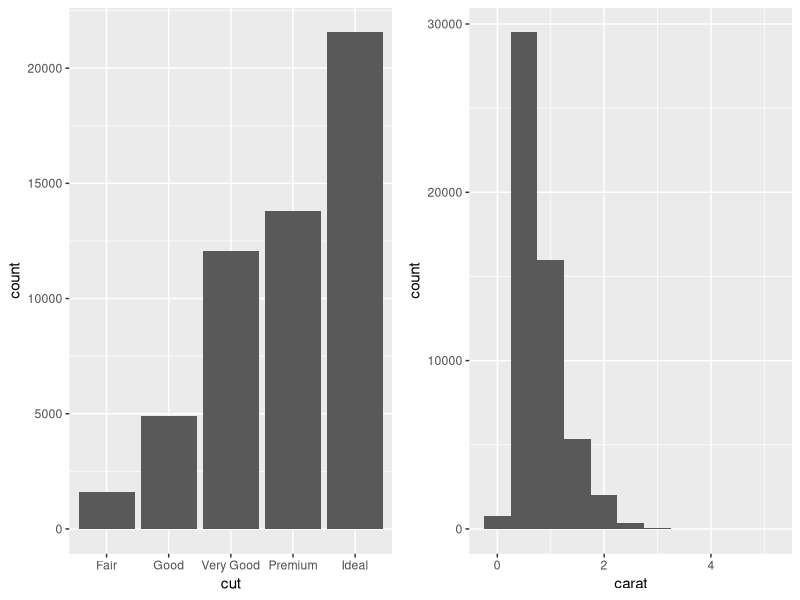
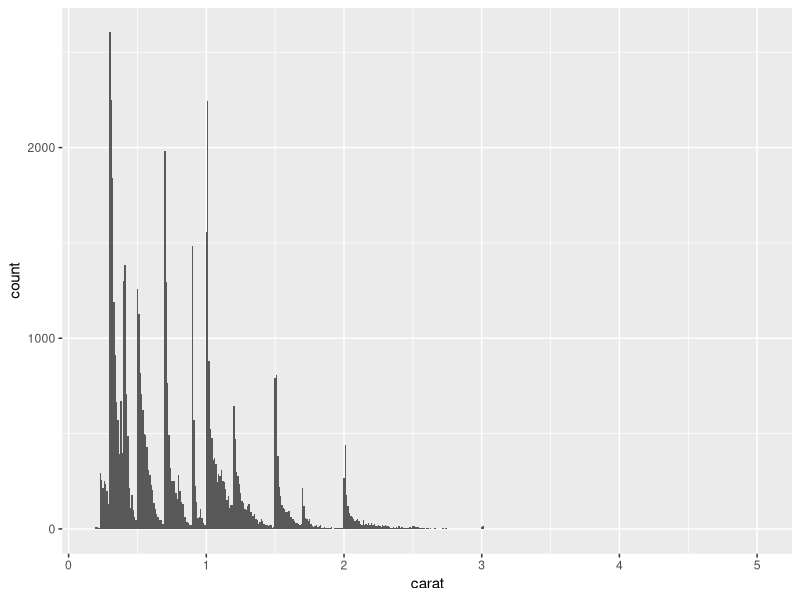
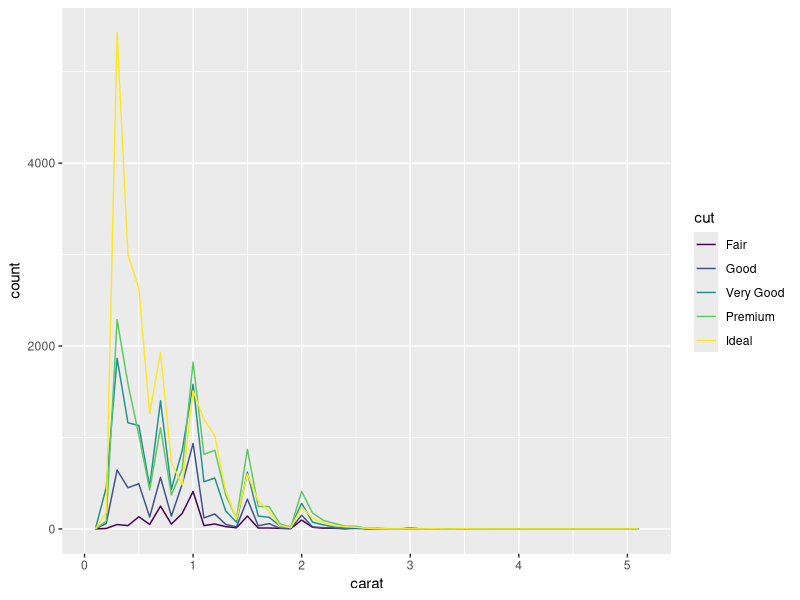
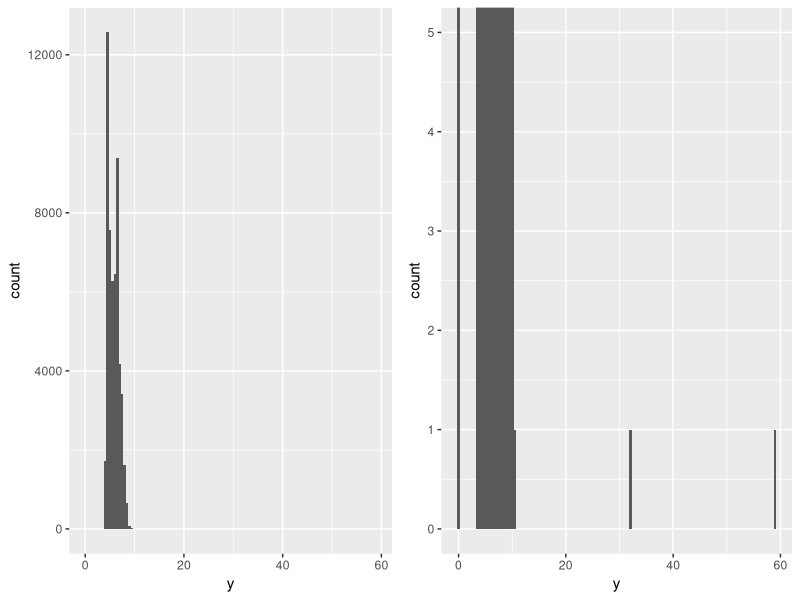

Recreate these plots in R, in order.
## ---- chunk 1
knitr::opts_chunk$set(echo = TRUE)
## ---- chunk 2
library(ggplot2, tidyverse)
library(gridExtra)
library(dplyr)
# Categorical Variable
cut_dist <- ggplot(data = diamonds) +
            geom_bar(mapping = aes(x = cut))
# Continious Variable
carat_dist <- ggplot(data = diamonds) +
              geom_histogram(mapping = aes(x = carat), binwidth = 0.5)
grid.arrange(cut_dist, carat_dist, ncol = 2)
## ---- chunk 3
ggplot(data = diamonds, mapping = aes(x = carat)) +
  geom_histogram(binwidth = 0.01) # Low bin_width reveals the common values that
                                  # were cluttered in the original histogram
## ---- chunk 4
library(dplyr) ## Needed for the pip function
# categorical variable
diamonds %>% ## %>% is the pipe function. Similar to | in unix systems
  count(cut)
# continous variable
diamonds %>% 
  count(cut_width(carat, 0.5)) # binwidth of 0.5
## ---- chunk 5
ggplot(data = diamonds, mapping = aes(x = carat, colour = cut)) +
  geom_freqpoly(binwidth = 0.1)
## ---- chunk 6
# Normal histogram
y_dist <- ggplot(data = diamonds) +
          geom_histogram(mapping = aes(x = y), binwidth = 0.5)
# Zoomed in histogran
y_dist_zoomed <- ggplot(data = diamonds) +
                 geom_histogram(mapping = aes(x = y), binwidth = 0.5) +
                 coord_cartesian(ylim = c(0,5))
grid.arrange(y_dist, y_dist_zoomed, ncol = 2)
## ---- chunk 7
diamonds %>% 
  filter(y < 3 | y > 20) %>% 
  select(price, x, y, z) %>%
  arrange(y)
